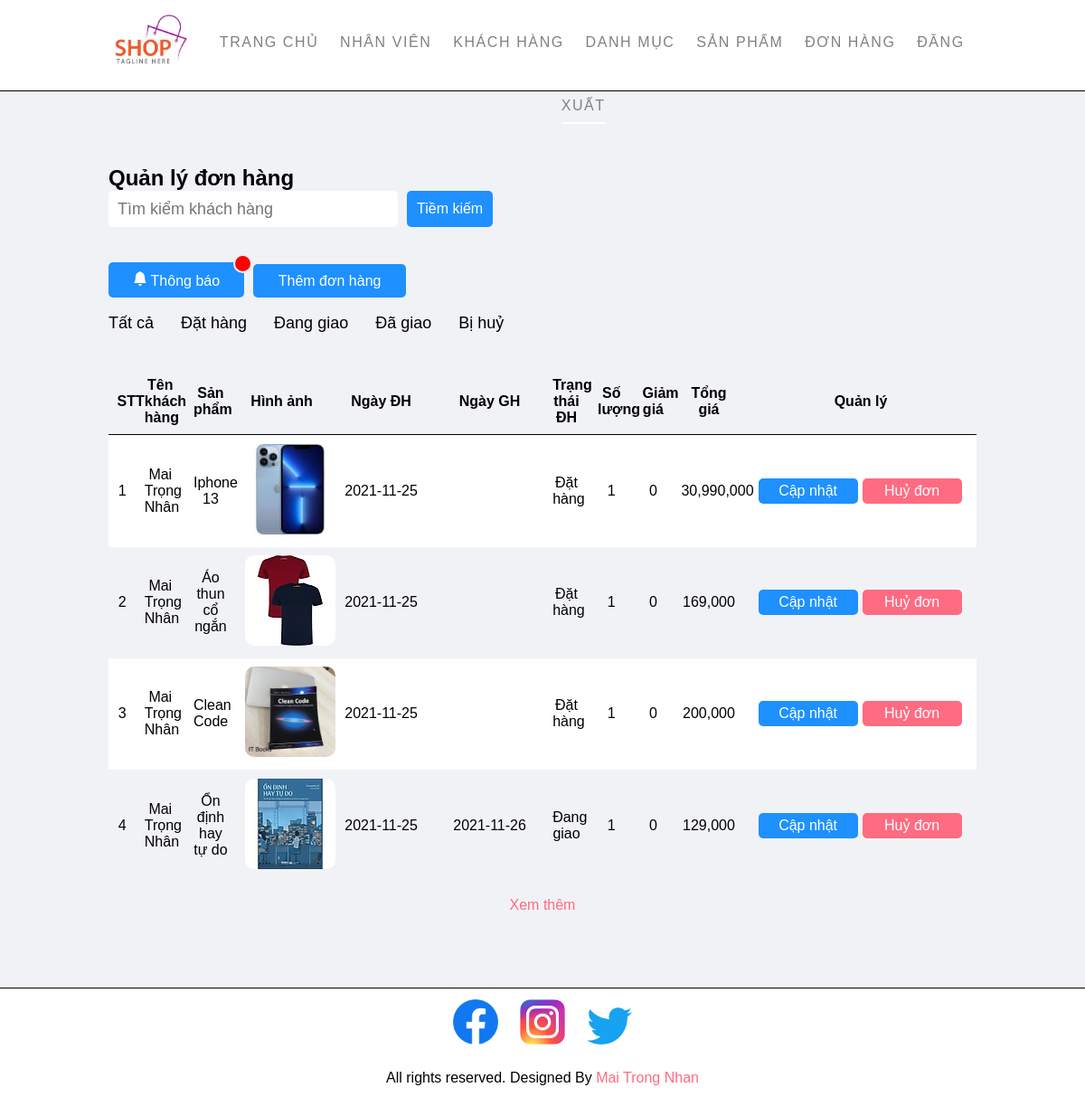
/admin/manager-order.php?filter=1 (signed in), run on the app's committed database.
### tables this page shows
CREATE TABLE `DatHang` (
  `SoDonDH` int(5) NOT NULL,
  `MSKH` int(5) DEFAULT NULL,
  `MSNV` int(5) DEFAULT NULL,
  `MaDC` int(5) DEFAULT NULL,
  `NgayDH` date DEFAULT NULL,
  `NgayGH` date DEFAULT NULL,
  `TrangThaiDH` varchar(50) DEFAULT NULL
);

CREATE TABLE `KhachHang` (
  `MSKH` int(5) NOT NULL,
  `HoTenKH` varchar(50) DEFAULT NULL,
  `UserName` varchar(50) NOT NULL,
  `Password` varchar(50) NOT NULL,
  `TenCongTy` varchar(50) DEFAULT NULL,
  `SoDienThoai` varchar(10) DEFAULT NULL CHECK (1 = `SoDienThoai` regexp '^[0-9]{10}$'),
  `SoFax` varchar(20) DEFAULT NULL
);

CREATE TABLE `HangHoa` (
  `MSHH` int(5) NOT NULL,
  `TenHH` varchar(100) DEFAULT NULL,
  `QuyCach` varchar(2000) DEFAULT NULL,
  `Gia` int(20) DEFAULT NULL,
  `SoLuongHang` int(10) DEFAULT NULL,
  `MaLoaiHang` int(5) DEFAULT NULL
);

CREATE TABLE `HinhHangHoa` (
  `MaHinh` int(5) NOT NULL,
  `TenHinh` varchar(200) DEFAULT NULL,
  `MSHH` int(5) DEFAULT NULL
);

CREATE TABLE `ChiTietDatHang` (
  `SoDonDH` int(5) NOT NULL,
  `MSHH` int(5) NOT NULL,
  `SoLuong` int(5) DEFAULT NULL,
  `GiaDatHang` int(10) DEFAULT NULL,
  `GiamGia` int(10) DEFAULT NULL
);

### Config/connect.php (called while the page is built, shortened)
<?php
function executeSQLResult ($conn, $sql) {
    $result = mysqli_query($conn, $sql);
    $data = array();
    while ($row = mysqli_fetch_array($result)) {
        $data[] = $row;
    }
    return $data;
}
?>

### Admin/manager-order.php (the view, shortened to what this page needs)
<?php
include('./layouts/header.php');
?>
            <?php
            $conn = connectToDatabase();
            $status_order = 'Đặt hàng';
            $sql = "SELECT COUNT(SoDonDH) AS SoLuong FROM DatHang WHERE TrangThaiDH='$status_order'";
            $result = executeSQLResult($conn, $sql);
            $amount_new_order = $result[0]['SoLuong'];
            ?>
            <?php
            $status_order = 'Bị huỷ';
            $sql = "SELECT COUNT(SoDonDH) AS SoLuong FROM DatHang WHERE TrangThaiDH='$status_order'";
            ?>
<section class="main text-content">
    <div class="container">
        <h1>Quản lý đơn hàng</h1>
        <div class="search">
            <input type="text" name='search' class="search-input" placeholder="Tìm kiểm khách hàng">
            <button class="search-btn btn-primary" id="load-search-order"> Tiềm kiếm </button>
        </div>
        <br>
        <div class="group-btn-notification">
            <?php
            if ($amount_new_order > 0) {
            ?>
                <div class="on-notification"></div>
            <?php
            }
            ?>
            <button id="btn-notification" class="btn-200 btn-primary btn-add-order">
                <svg xmlns="http://www.w3.org/2000/svg" width="16" height="16" fill="currentColor" class="bi bi-bell-fill" viewBox="0 0 16 16">
                    <path d="M8 16a2 2 0 0 0 2-2H6a2 2 0 0 0 2 2zm.995-14.901a1 1 0 1 0-1.99 0A5.002 5.002 0 0 0 3 6c0 1.098-.5 6-2 7h14c-1.5-1-2-5.902-2-7 0-2.42-1.72-4.44-4.005-4.901z" />
                </svg>
                <span>Thông báo</span>
            </button>
            <a href="add-order.php" class="btn-200 btn-primary btn-add-order">Thêm đơn hàng</a>
        </div>
        <br>
        <div class="menu-filter">
            <ul>
                <a href=<?php echo URL . 'admin/manager-order.php?filter=1'; ?>>
                    <li>Tất cả</li>
                </a>
                <a href=<?php echo URL . 'admin/manager-order.php?filter=2'; ?>>
                    <li>Đặt hàng</li>
                </a>
                <a href=<?php echo URL . 'admin/manager-order.php?filter=3'; ?>>
                    <li>Đang giao</li>
                </a>
                <a href=<?php echo URL . 'admin/manager-order.php?filter=4'; ?>>
                    <li>Đã giao</li>
                </a>
                <a href=<?php echo URL . 'admin/manager-order.php?filter=5'; ?>>
                    <li>Bị huỷ</li>
                </a>
            </ul>
        </div>
        <br><br>
        <table class="tbl-manager">
            <tr>
                <th>STT</th>
                <th>Tên khách hàng</th>
                <th>Sản phẩm</th>
                <th>Hình ảnh</th>
                <th>Ngày ĐH</th>
                <th>Ngày GH</th>
                <th>Trạng thái ĐH</th>
                <th>Số lượng</th>
                <th>Giảm giá</th>
                <th>Tổng giá</th>
                <th>Quản lý</th>
            </tr>
            <?php
            if (isset($_GET['filter'])) {
                $filter = $_GET['filter'];
            } else {
                $filter = 1;
            }
            switch ($filter) {
                case 1:
                    $sql = "SELECT A.SoDonDH, B.HoTenKH, A.NgayDH, A.NgayGH, A.TrangThaiDH, E.GiamGia, E.SoLuong, E.GiaDatHang, F.TenHH, F.MSHH
                    FROM ( DatHang AS A LEFT JOIN KhachHang AS B ON A.MSKH = B.MSKH ), ChiTietDatHang AS E, HangHoa AS F
                    WHERE A.SoDonDH = E.SoDonDH
                        AND E.MSHH = F.MSHH
                        ORDER BY A.SoDonDH DESC LIMIT 10";
                    break;
            }
            $listOrder = executeSQLResult($conn, $sql);
            for ($i = 1; $i <= count($listOrder); $i++) {
                $codeProduct = $listOrder[$i - 1]['MSHH'];
                $noOrder = $listOrder[$i - 1]['SoDonDH'];
                $nameCustomer = $listOrder[$i - 1]['HoTenKH'];
                $product = $listOrder[$i - 1]['TenHH'];
                $dayOrder = $listOrder[$i - 1]['NgayDH'];
                $dayShip = $listOrder[$i - 1]['NgayGH'];
                $statusOrder = $listOrder[$i - 1]['TrangThaiDH'];
                $quality = $listOrder[$i - 1]['SoLuong'];
                $discount = $listOrder[$i - 1]['GiamGia'];
                $total = $listOrder[$i - 1]['GiaDatHang'];
                $total = strval($total);
                $index = strlen($total) - 3;
                while ($index > 0) {
                    $total = substr($total, 0, $index).",".substr($total, $index);
                     $index = $index - 3;
                }
                $sql = "SELECT * FROM HinhHangHoa WHERE MSHH = $codeProduct LIMIT 1";
                $result_image = executeSQLResult($conn, $sql);
                $image_name = $result_image[0]['TenHinh'];
                $pathImage = URL . 'images/products/' . $image_name;
                if ($i % 2 == 0) {
            ?>
                    <tr class="text-center">
                        <td><?php echo $i; ?></td>
                        <td><?php echo $nameCustomer; ?></td>
                        <td><?php echo $product; ?></td>
                        <td><a href=<?php echo $pathImage; ?>><img src=<?php echo $pathImage; ?> width="100px" height="100px" alt="No image" class="img-category"></a></td>
                        <td class="day-order"><?php echo $dayOrder; ?></td>
                        <td class="day-order"><?php echo $dayShip; ?></td>
                        <td><?php echo $statusOrder; ?></td>
                        <td><?php echo $quality; ?></td>
                        <td><?php echo $discount; ?></td>
                        <td><?php echo $total; ?></td>
                        <td>
                            <a href=<?php echo URL . "admin/update-order.php?noOrder=" . $noOrder . "&filter=" . $filter; ?> class="btn-primary">Cập nhật</a>
                            <a href=<?php echo URL . "admin/cancel-order.php?noOrder=" . $noOrder . "&filter=" . $filter; ?> class="btn-danger">Huỷ đơn</a>
                        </td>
                    </tr>
                <?php
                } else {
                ?>
                    <tr class="white text-center">
                        <td><?php echo $i; ?></td>
                        <td><?php echo $nameCustomer; ?></td>
                        <td><?php echo $product; ?></td>
                        <td><a href=<?php echo $pathImage; ?>><img src=<?php echo $pathImage; ?> width="100px" height="100px" alt="No image" class="img-category"></a></td>
                        <td class="day-order"><?php echo $dayOrder; ?></td>
                        <td class="day-order"><?php echo $dayShip; ?></td>
                        <td><?php echo $statusOrder; ?></td>
                        <td><?php echo $quality; ?></td>
                        <td><?php echo $discount; ?></td>
                        <td><?php echo $total; ?></td>
                        <td>
                            <a href=<?php echo URL . "admin/update-order.php?noOrder=" . $noOrder . "&filter=" . $filter; ?> class="btn-primary">Cập nhật</a>
                            <a href=<?php echo URL . "admin/cancel-order.php?noOrder=" . $noOrder . "&filter=" . $filter; ?> class="btn-danger">Huỷ đơn</a>
                        </td>
                    </tr>
            <?php
                }
            }
            ?>
        </table>
        <br>
        <p class="text-center pink load-more" id="load-order">Xem thêm</p>
    </div>
</section>
<?php
include('./layouts/footer.php');
?>

### Admin/css/style.css (style rules this page uses)
* { margin: 0; padding: 0; font-family: Arial, Helvetica, sans-serif; }
body { margin: 0; padding: 0; width: 100%; }
.container { width: 80%; margin: 0 auto; padding: 1%; }
.text-center { text-align: center; }
.pink { color: #ff6b81; }
.white { background-color: white; }
.btn-200 { width: 150px; border: 0; }
.btn-primary { background-color: #1e90ff; padding: 1%; border: 0; border-radius: 5px; color: white; text-decoration: none; display: block; text-align: center; }
.btn-danger { background-color: #ff6b81; padding: 1%; border-radius: 5px; color: white; text-decoration: none; display: block; text-align: center; }
a { text-decoration: none; }
.main { background-color: #f1f2f6; padding-top: 70px; padding-bottom: 70px; border-bottom: 1px solid; }
.tbl-manager { width: 100%; padding: 0; margin: 0; border-spacing: 0; }
.tbl-manager tr th { border-bottom: 1px solid black; padding: 1%; margin-left: 100px; }
.tbl-manager tr td { padding: 1%; }
.tbl-manager tr td:last-child { width: 16em; }
.tbl-manager tr td:last-child a { width: 100px; float: left; padding: 5px; margin-left: 5px; }
.img-category { border-radius: 10px; }
.menu-filter ul { list-style-type: none; font-size: 18px; }
.menu-filter ul li { font-size: 18px; float: left; margin-right: 30px; color: #000; border-bottom: 3px solid #f1f2f6; transition: 0.2s all; }
.day-order { width: 120px; }
.btn-add-order { float: left; margin-right: 10px; }
.group-btn-notification a { margin-top: 2px; }
button span { font-size: 16px; }
.on-notification { width: 17px; height: 17px; border-radius: 17px; background-color: red; border: 2px solid #ececec; position: relative; z-index: 10px; top: 12px; left: 138px; }
.load-more { cursor: pointer; }
.search { width: 100%; }
.search-input { width: 300px; height: 40px; border-radius: 5px; border: 0; font-size: 18px; padding: 0 10px 0 10px; float: left; }
.search-btn { font-size: 16px; margin-left: 10px; padding: 11px; float: left; }

### data on the page
dathang: MSKH.HoTenKH "Mai Trọng Nhân", hanghoa.TenHH "Iphone 13", hinhhanghoa.TenHinh (picture), NgayDH "2021-11-25", TrangThaiDH "Đặt hàng", chitietdathang.SoLuong "1", chitietdathang.GiamGia "0", chitietdathang.GiaDatHang "30,990,000"
dathang: MSKH.HoTenKH "Mai Trọng Nhân", hanghoa.TenHH "Áo thun cổ ngắn", hinhhanghoa.TenHinh (picture), NgayDH "2021-11-25", TrangThaiDH "Đặt hàng", chitietdathang.SoLuong "1", chitietdathang.GiamGia "0", chitietdathang.GiaDatHang "169,000"
dathang: MSKH.HoTenKH "Mai Trọng Nhân", hanghoa.TenHH "Clean Code", hinhhanghoa.TenHinh (picture), NgayDH "2021-11-25", TrangThaiDH "Đặt hàng", chitietdathang.SoLuong "1", chitietdathang.GiamGia "0", chitietdathang.GiaDatHang "200,000"
dathang: MSKH.HoTenKH "Mai Trọng Nhân", hanghoa.TenHH "Ổn định hay tự do", hinhhanghoa.TenHinh (picture), NgayDH "2021-11-25", NgayGH "2021-11-26", TrangThaiDH "Đang giao", chitietdathang.SoLuong "1", chitietdathang.GiamGia "0", chitietdathang.GiaDatHang "129,000"
